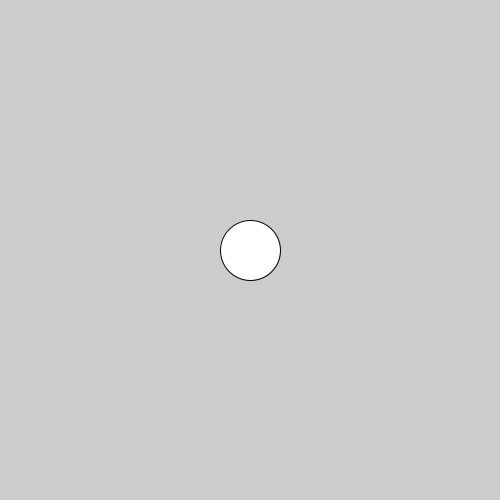
Frame 1 (no input)
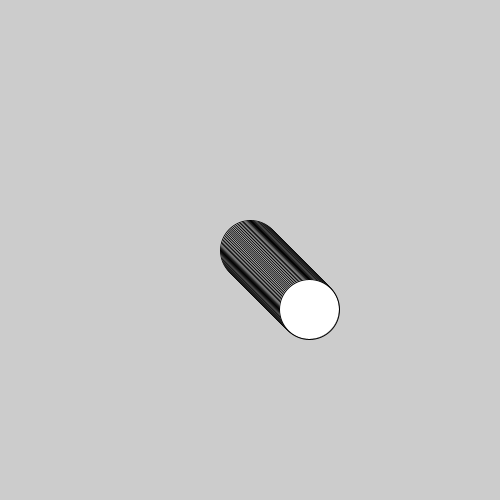
Frame 60 (the mouse pressed at the canvas centre just before this capture)
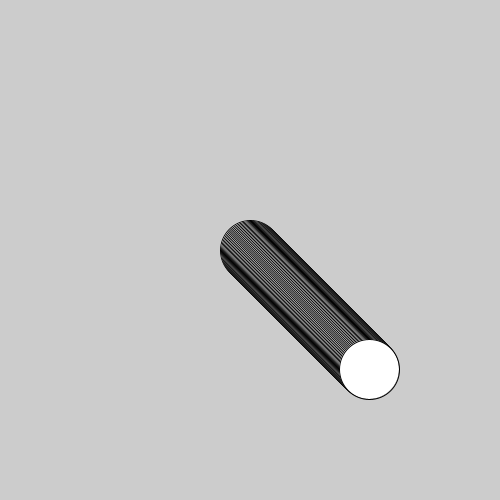
Frame 120 (the mouse held since frame 60 and released just before this capture)

The Processing sketch that drew these frames (run headless with seeded random() and noise(); from frame 60 on, the mouse is pressed at the canvas centre):

// Processing sketch: Travelling_Circles
// ── Travelling_Circles.pde
float x,y;
void setup() {
  size(500, 500);
  x = height/2;
  y = height/2;
}

void draw() {
  ellipse(x, y, 60, 60);
  ellipse(x,-y,60,60);
  ellipse(-x,y,60,60);
  ellipse(-x,-y,60,60);
  
  x = x + 1;
  y = y + 1;
}
